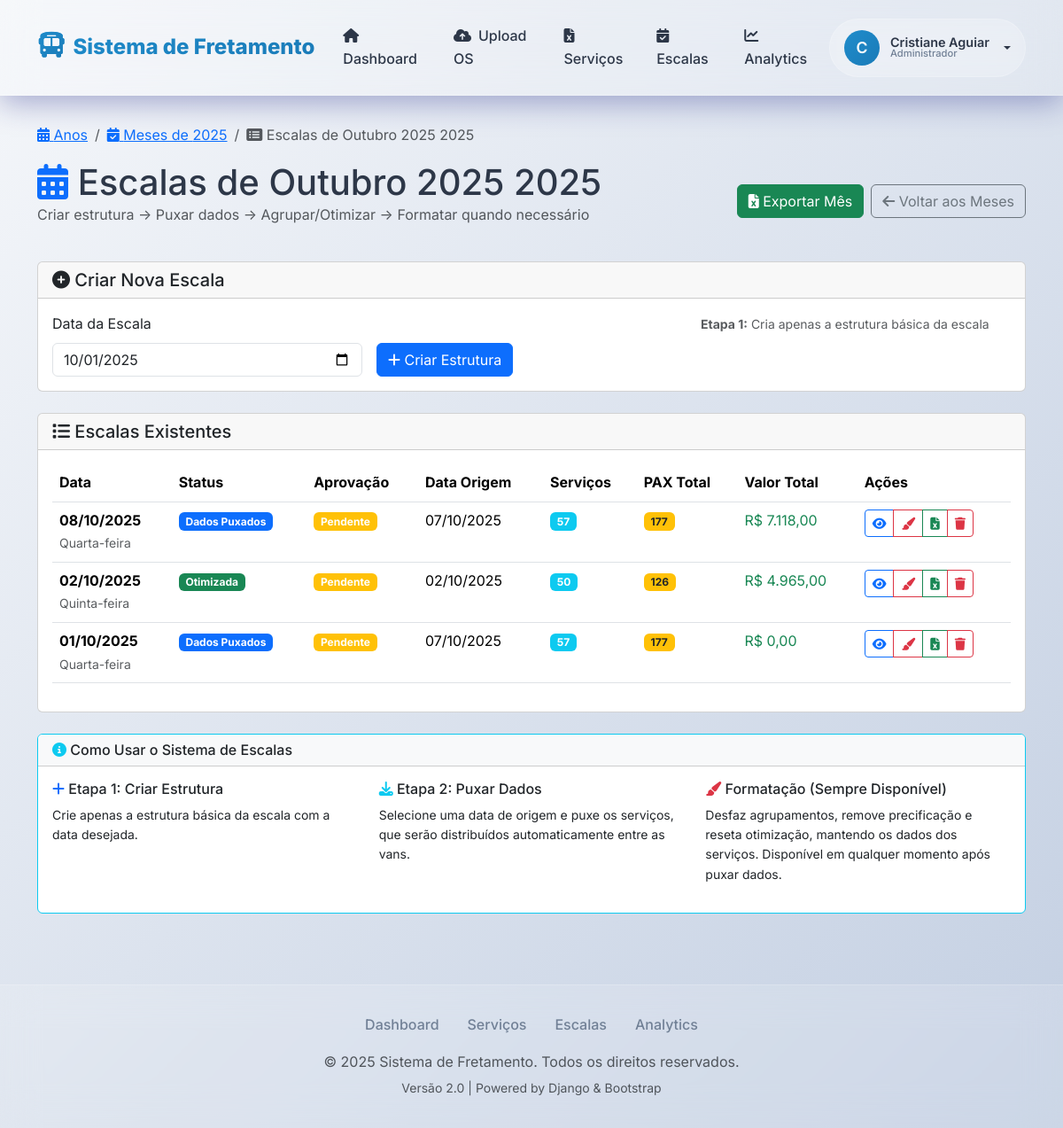
Page /escalas/gerenciar/10/2025/ (signed in) on the earlier database version.
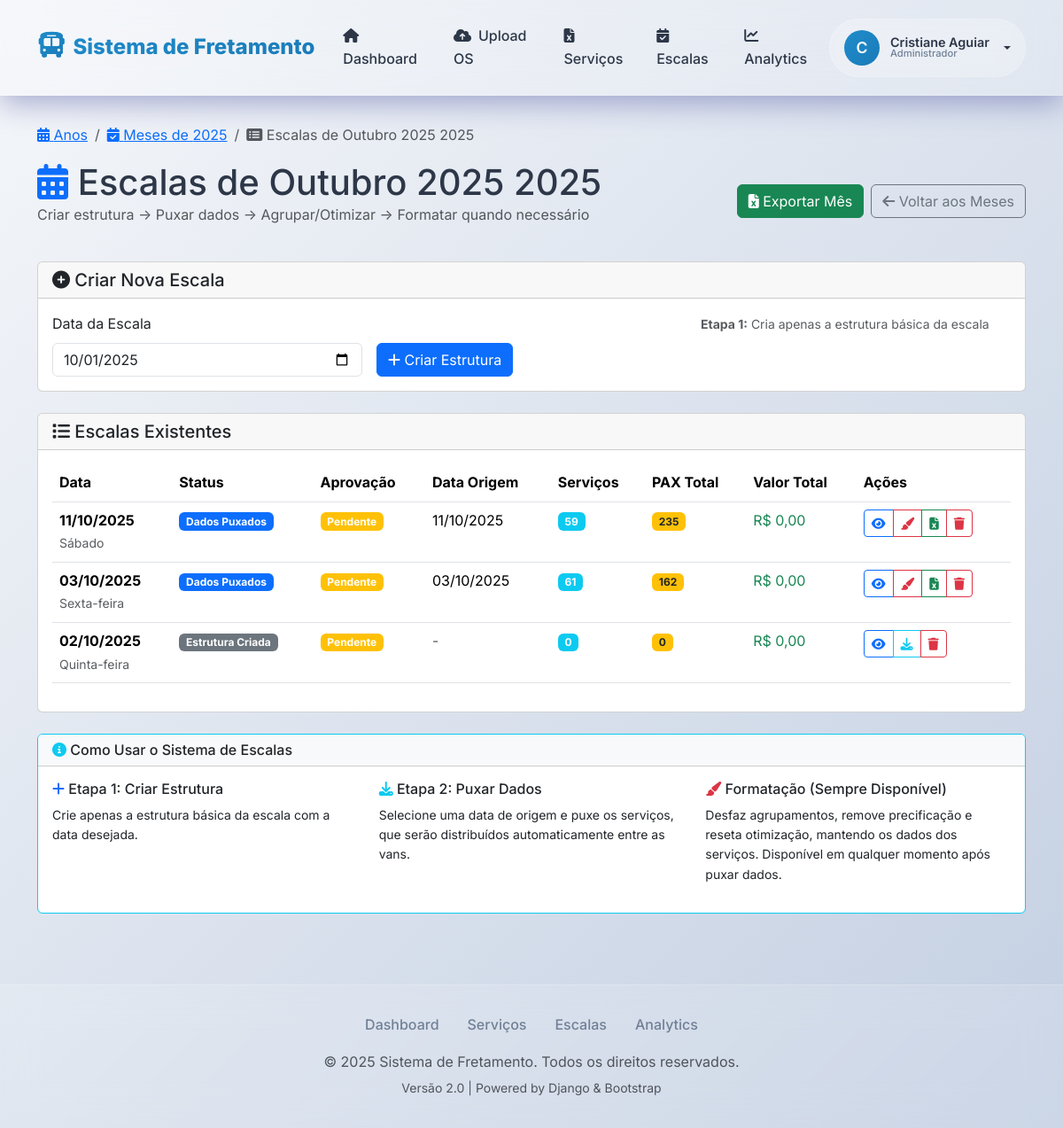
Same page on the later database version.
### escalas/models.py (models this page shows, shortened)
class Escala(models.Model):
    ETAPA_CHOICES = [
        ('ESTRUTURA', 'Estrutura Criada'),
        ('DADOS_PUXADOS', 'Dados Puxados'),
        ('OTIMIZADA', 'Otimizada'),
    ]
    STATUS_CHOICES = [
        ('PENDENTE', 'Pendente'),
        ('APROVADA', 'Aprovada'),
        ('REJEITADA', 'Rejeitada'),
    ]
    data = models.DateField(unique=True)
    etapa = models.CharField(max_length=20, choices=ETAPA_CHOICES, default='ESTRUTURA')
    status = models.CharField(max_length=20, choices=STATUS_CHOICES, default='PENDENTE')
    data_origem = models.DateField(null=True, blank=True, help_text="Data de onde os dados foram puxados")
    aprovada_por = models.ForeignKey(User, on_delete=models.SET_NULL, null=True, blank=True, related_name='escalas_aprovadas')
    data_aprovacao = models.DateTimeField(null=True, blank=True)
    observacoes_aprovacao = models.TextField(blank=True, help_text="Observações sobre a aprovação/rejeição")
    created_at = models.DateTimeField(auto_now_add=True)
    updated_at = models.DateTimeField(auto_now=True)
    class Meta:
        ordering = ['data']
        verbose_name = 'Escala'
        verbose_name_plural = 'Escalas'
        indexes = [
            models.Index(fields=['data']),
            models.Index(fields=['etapa']),
            models.Index(fields=['status']),
            models.Index(fields=['data', 'etapa']),
            models.Index(fields=['created_at']),
        ]
    @property
    def total_van1_pax(self):
        return sum(alocacao.servico.pax for alocacao in self.alocacoes.filter(van='VAN1'))
    @property
    def total_van2_pax(self):
        return sum(alocacao.servico.pax for alocacao in self.alocacoes.filter(van='VAN2'))
    @property
    def total_van1_valor(self):
        total = 0
        for alocacao in self.alocacoes.filter(van='VAN1'):
            if alocacao.preco_calculado:
                total += alocacao.preco_calculado
        return total
    @property
    def total_van2_valor(self):
        total = 0
        for alocacao in self.alocacoes.filter(van='VAN2'):
            if alocacao.preco_calculado:
                total += alocacao.preco_calculado
        return total
    @property
    def tem_dados(self):
        return self.etapa in ['DADOS_PUXADOS', 'OTIMIZADA']

class AlocacaoVan(models.Model):
    VAN_CHOICES = [
        ('VAN1', 'Van 1'),
        ('VAN2', 'Van 2'),
    ]
    escala = models.ForeignKey(Escala, on_delete=models.CASCADE, related_name='alocacoes')
    servico = models.ForeignKey(Servico, on_delete=models.CASCADE, null=True, blank=True)
    van = models.CharField(max_length=10, choices=VAN_CHOICES)
    ordem = models.IntegerField(default=0, help_text="Ordem dentro da van")
    automatica = models.BooleanField(default=True, help_text="Se foi alocada automaticamente")
    preco_calculado = models.DecimalField(max_digits=10, decimal_places=2, null=True, blank=True)
    veiculo_recomendado = models.CharField(max_length=50, null=True, blank=True)
    lucratividade = models.DecimalField(max_digits=5, decimal_places=2, null=True, blank=True, help_text="Score de lucratividade")
    detalhes_precificacao = models.JSONField(null=True, blank=True, help_text="Detalhes de como o preço foi calculado")
    STATUS_ALOCACAO_CHOICES = [
        ('ALOCADO', 'Alocado'),
        ('NAO_ALOCADO', 'Não alocado'),
    ]
    status_alocacao = models.CharField(
        max_length=20,
        choices=STATUS_ALOCACAO_CHOICES,
        default='ALOCADO',
        help_text="Status da alocação após otimização"
    )
    class Meta:
        ordering = ['van', 'ordem']
        unique_together = ['escala', 'servico']
        verbose_name = 'Alocação Van'
        verbose_name_plural = 'Alocações Van'
        indexes = [
            models.Index(fields=['escala']),
            models.Index(fields=['van']),
            models.Index(fields=['ordem']),
            models.Index(fields=['status_alocacao']),
            models.Index(fields=['escala', 'van']),
            models.Index(fields=['van', 'ordem']),
            models.Index(fields=['escala', 'status_alocacao']),
        ]

### escalas/views.py (the view, shortened to what this page needs)
# urls.py: path('gerenciar/<int:mes>/<int:ano>/', views.GerenciarEscalasView.as_view(), name='gerenciar_escalas_mes'),
class GerenciarEscalasView(LoginRequiredMixin, View):
    def get(self, request, mes=None, ano=None):
        if not mes or not ano:
            hoje = date.today()
            mes = hoje.month
            ano = hoje.year
        else:
            mes = int(mes)
            ano = int(ano)
        primeiro_dia = date(ano, mes, 1)
        ultimo_dia = date(ano, mes, monthrange(ano, mes)[1])
        escalas = Escala.objects.filter(
            data__gte=primeiro_dia,
            data__lte=ultimo_dia
        ).select_related(
            'aprovada_por'
        ).prefetch_related(
            'alocacoes__servico',
            'grupos__servicos__alocacao__servico',
            'logs__usuario'
        ).annotate(
            total_servicos=Count('alocacoes'),
            total_pax=Sum('alocacoes__servico__pax'),
            total_valor=Sum('alocacoes__preco_calculado')
        ).order_by('-data')
        mes_nome = f"{MESES_PORTUGUES[mes]} {ano}"
        return render(request, 'escalas/gerenciar.html', {
            'escalas': escalas,
            'mes_atual': {'numero': mes, 'ano': ano, 'nome': mes_nome},
            'mes': mes,
            'ano': ano,
            'primeiro_dia': primeiro_dia,
            'ultimo_dia': ultimo_dia
        })

### core/templatetags/custom_filters.py (called while the page is built)
@register.filter
def currency(value):
    try:
        if value is None:
            return "R$ 0,00"
        num = float(value)
        if num == 0:
            return "R$ 0,00"
        elif abs(num) < 0.01:
            return "R$ 0,00"
        else:
            formatted = f"R$ {num:,.2f}"
            formatted = formatted.replace(',', 'TEMP').replace('.', ',').replace('TEMP', '.')
            return formatted
    except (ValueError, TypeError, AttributeError):
        return "R$ 0,00"

@register.filter
def date_br(value):
    if value:
        try:
            if hasattr(value, 'strftime'):
                return value.strftime('%d-%m-%Y')
            else:
                from datetime import datetime
                date_obj = datetime.strptime(str(value), '%Y-%m-%d')
                return date_obj.strftime('%d-%m-%Y')
        except (ValueError, TypeError, AttributeError):
            pass
    return str(value) if value else ""

### templates/escalas/gerenciar.html (shortened to what the changed rows need)
{% extends 'base.html' %}
{% load crispy_forms_tags %}
{% load custom_filters %}
{% block content %}
<div class="container-fluid">
    <div class="row mb-4">
        <div class="col-12">
            <div class="d-flex justify-content-between align-items-center">
                <div>
                    <h1 class="mb-0">
                        <i class="fas fa-calendar-alt text-primary"></i>
                        Escalas de
                        {% if mes_atual %}
                            {{ mes_atual.nome }} {{ ano }}
                        {% else %}
                            {{ mes }}/{{ ano }}
                        {% endif %}
                    </h1>
                </div>
            </div>
        </div>
    </div>
    <div class="row">
        <div class="col-12">
            <div class="card">
                <div class="card-body">
                    {% if escalas %}
                        <div class="table-responsive">
                            <table class="table table-hover">
                                <thead>
                                    <tr>
                                        <th>Data</th>
                                        <th>Status</th>
                                        <th>Aprovação</th>
                                        <th>Data Origem</th>
                                        <th>Serviços</th>
                                        <th>PAX Total</th>
                                        <th>Valor Total</th>
                                        <th>Ações</th>
                                    </tr>
                                </thead>
                                <tbody>
                                    {% for escala in escalas %}
                                    <tr>
                                        <td>
                                            <strong>{{ escala.data|date:"d/m/Y" }}</strong><br>
                                            <small class="text-muted">{{ escala.data|date:"l" }}</small>
                                        </td>
                                        <td>
                                            {% if escala.etapa == 'ESTRUTURA' %}
                                                <span class="badge bg-secondary">Estrutura Criada</span>
                                            {% elif escala.etapa == 'DADOS_PUXADOS' %}
                                                <span class="badge bg-primary">Dados Puxados</span>
                                            {% elif escala.etapa == 'OTIMIZADA' %}
                                                <span class="badge bg-success">Otimizada</span>
                                            {% endif %}
                                        </td>
                                        <td>
                                            <span class="badge bg-{% if escala.status == 'PENDENTE' %}warning{% elif escala.status == 'APROVADA' %}success{% else %}danger{% endif %}">
                                                {{ escala.get_status_display }}
                                            </span>
                                        </td>
                                        <td>
                                            {% if escala.data_origem %}
                                                {{ escala.data_origem|date:"d/m/Y" }}
                                            {% else %}
                                                <span class="text-muted">-</span>
                                            {% endif %}
                                        </td>
                                        <td>
                                            <span class="badge bg-info">{{ escala.alocacoes.count }}</span>
                                        </td>
                                        <td>
                                            <span class="badge bg-warning text-dark">{{ escala.total_van1_pax|add:escala.total_van2_pax }}</span>
                                        </td>
                                        <td>
                                            <span class="text-success">{{ escala.total_van1_valor|add:escala.total_van2_valor|currency }}</span>
                                        </td>
                                        <td>
                                            <div class="btn-group btn-group-sm" role="group">
                                                <a href="{% url 'escalas:visualizar_escala' data=escala.data|date_br %}"
                                                   class="btn btn-outline-primary" title="Visualizar">
                                                    <i class="fas fa-eye"></i>
                                                </a>
                                                {% if escala.etapa == 'ESTRUTURA' %}
                                                    <a href="{% url 'escalas:puxar_dados' data=escala.data|date_br %}"
                                                       class="btn btn-outline-info" title="Puxar Dados">
                                                        <i class="fas fa-download"></i>
                                                    </a>
                                                {% endif %}
                                                {% if escala.tem_dados %}
                                                    <button type="button"
                                                            class="btn btn-outline-danger"
                                                            title="{% if escala.etapa == 'OTIMIZADA' %}Formatar Escala Otimizada{% else %}Formatar Escala{% endif %}"
                                                            data-bs-toggle="modal"
                                                            data-bs-target="#modalFormatarEscala"
                                                            data-data="{{ escala.data|date_br }}"
                                                            onclick="definirDataFormatar('{{ escala.data|date_br }}')">
                                                        <i class="fas fa-paint-brush"></i>
                                                    </button>
                                                {% endif %}
                                                {% if escala.alocacoes.count > 0 %}
                                                    <a href="{% url 'escalas:exportar_escala' data=escala.data|date_br %}"
                                                       class="btn btn-outline-success" title="Exportar Excel">
                                                        <i class="fas fa-file-excel"></i>
                                                    </a>
                                                {% endif %}
                                                <button type="button"
                                                        class="btn btn-outline-danger"
                                                        title="Excluir Escala"
                                                        onclick="abrirModalExclusao('{{ escala.data|date_br }}', '{{ escala.data|date:'d/m/Y' }}', {{ escala.alocacoes.count }}, '{{ escala.get_etapa_display }}')">
                                                    <i class="fas fa-trash"></i>
                                                </button>
                                            </div>
                                        </td>
                                    </tr>
                                    {% endfor %}
                                </tbody>
                            </table>
                        </div>
                    {% else %}
                        <div class="text-center py-4">
                            <i class="fas fa-calendar-times fa-3x text-muted mb-3"></i>
                            <h6 class="text-muted">Nenhuma escala criada ainda</h6>
                            <p class="text-muted">Crie sua primeira escala usando o formulário acima.</p>
                        </div>
                    {% endif %}
                </div>
            </div>
        </div>
    </div>
</div>
{% endblock %}

Differences in the rows shown:
removed Escala: data "08/10/2025", data "Quarta-feira", etapa "Dados Puxados", status "Pendente", data_origem "07/10/2025", alocacoes.count "57", total_van1_pax|add "177", total_van1_valor|add "R$ 7.118,00"
removed Escala: data "02/10/2025", data "Quinta-feira", etapa "Otimizada", status "Pendente", data_origem "02/10/2025", alocacoes.count "50", total_van1_pax|add "126", total_van1_valor|add "R$ 4.965,00"
removed Escala: data "01/10/2025", data "Quarta-feira", etapa "Dados Puxados", status "Pendente", data_origem "07/10/2025", alocacoes.count "57", total_van1_pax|add "177", total_van1_valor|add "R$ 0,00"
added Escala: data "11/10/2025", data "Sábado", etapa "Dados Puxados", status "Pendente", data_origem "11/10/2025", alocacoes.count "59", total_van1_pax|add "235", total_van1_valor|add "R$ 0,00"
added Escala: data "03/10/2025", data "Sexta-feira", etapa "Dados Puxados", status "Pendente", data_origem "03/10/2025", alocacoes.count "61", total_van1_pax|add "162", total_van1_valor|add "R$ 0,00"
added Escala: data "02/10/2025", data "Quinta-feira", etapa "Estrutura Criada", status "Pendente", alocacoes.count "0", total_van1_pax|add "0", total_van1_valor|add "R$ 0,00"
